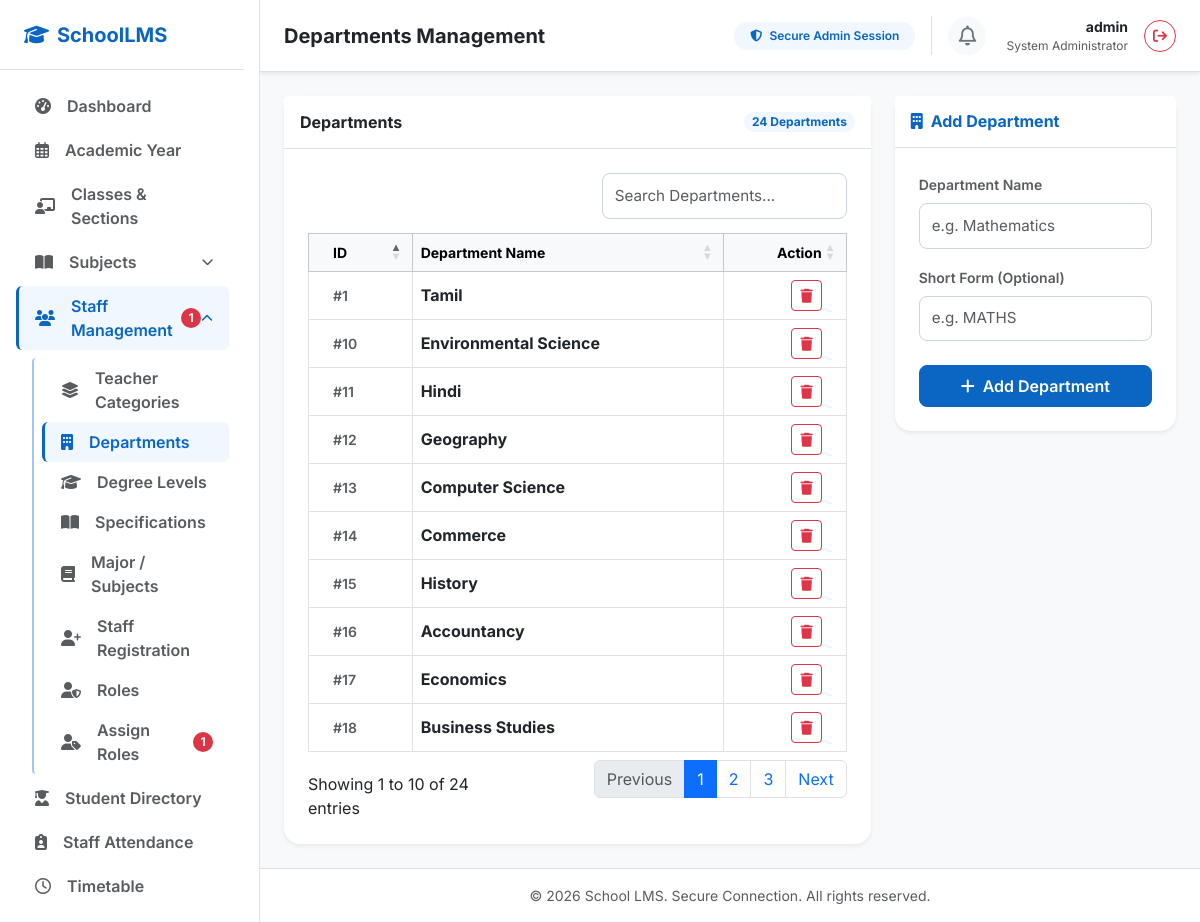
The page /admin/departments (signed in) on the database its author committed.
### app.py (models this page shows, shortened)
class Department(db.Model):
    __tablename__ = 'departments'
    id = db.Column(db.Integer, primary_key=True)
    name = db.Column(db.String(100), unique=True, nullable=False)
    short_form = db.Column(db.String(20), nullable=True)
    staff_members = db.relationship('Staff', backref='department', lazy=True)

### app.py (the view)
@app.route('/admin/departments')
def departments():
    if not session.get('admin_logged_in'):
        flash("Access denied. Please log in first.", "warning")
        return redirect(url_for('login'))
    departments = Department.query.order_by(Department.name).all()
    return render_template('admin/departments.html', departments=departments, admin_username=session.get('admin_username'))

### templates/admin/departments.html (shortened to what this page needs)
{% extends "admin/base.html" %}
{% block header_title %}Departments Management{% endblock %}
{% block extra_css %}
<link rel="stylesheet" href="https://cdn.datatables.net/1.13.6/css/dataTables.bootstrap5.min.css">
{% endblock %}
{% block content %}
<div class="row g-4">
    <div class="col-lg-8">
        <div class="card border-0 shadow-sm rounded-4 bg-white">
            <div class="card-header bg-white border-bottom py-3 d-flex justify-content-between align-items-center">
                <h6 class="fw-bold text-dark mb-0">Departments</h6>
                <span class="badge bg-blue-light text-blue-primary rounded-pill">{{ departments|length }} Departments</span>
            </div>
            <div class="card-body p-4">
                <div class="table-responsive">
                    <table id="departmentsTable" class="table table-bordered table-hover align-middle mb-0 w-100">
                        <thead class="table-light text-muted fw-semibold small">
                            <tr>
                                <th class="ps-4">ID</th>
                                <th>Department Name</th>
                                <th class="text-end pe-4">Action</th>
                            </tr>
                        </thead>
                        <tbody>
                            {% for dept in departments %}
                                <tr>
                                    <td class="ps-4 text-muted small fw-semibold">#{{ dept.id }}</td>
                                    <td class="fw-bold text-dark">
                                        {{ dept.name }}
                                    </td>
                                    <td class="text-end pe-4">
                                        <form method="POST" action="{{ url_for('delete_department', id=dept.id) }}" class="d-inline" onsubmit="return confirm('Are you sure you want to delete this department? Warning: This will fail if staff are assigned to it.');">
                                            <button type="submit" class="btn btn-sm btn-outline-danger"><i class="fa-solid fa-trash"></i></button>
                                        </form>
                                    </td>
                                </tr>
                            {% endfor %}
                        </tbody>
                    </table>
                </div>
            </div>
        </div>
    </div>
    <div class="col-lg-4">
        <div class="card border-0 shadow-sm rounded-4 bg-white">
            <div class="card-header bg-white border-bottom py-3">
                <h6 class="fw-bold text-blue-primary mb-0">
                    <i class="fa-solid fa-building me-2"></i>Add Department
                </h6>
            </div>
            <div class="card-body p-4">
                <form method="POST" action="{{ url_for('add_department') }}" class="needs-validation" novalidate>
                    <div class="mb-3">
                        <label for="department_name" class="form-label fw-semibold text-muted small">Department Name</label>
                        <input type="text" class="form-control" id="department_name" name="name" placeholder="e.g. Mathematics" oninput="this.value = this.value.toUpperCase()" required>
                    </div>
                    <div class="mb-4">
                        <label for="short_form" class="form-label fw-semibold text-muted small">Short Form (Optional)</label>
                        <input type="text" class="form-control" id="short_form" name="short_form" placeholder="e.g. MATHS" oninput="this.value = this.value.toUpperCase()">
                    </div>
                    <button type="submit" class="btn btn-blue-primary w-100 py-2 fw-semibold">
                        <i class="fa-solid fa-plus me-1"></i> Add Department
                    </button>
                </form>
            </div>
        </div>
    </div>
</div>
{% endblock %}

### static/css/style.css (style rules this page uses)
:root { --blue-primary: #0a66c2; --blue-hover: #004182; --blue-dark: #002244; --blue-light: #f0f7fe; --blue-accent: #3b82f6; --bg-light: #f8fafc; --text-dark: #1e293b; --text-muted: #64748b; --success-light: #d1fae5; --success-text: #065f46; --warning-light: #fef3c7; --warning-text: #92400e; --info-light: #e0f2fe; --info-text: #0369a1; }
body { font-family: 'Inter', sans-serif; color: var(--text-dark); background-color: var(--bg-light) !important; }
.text-blue-primary { color: var(--blue-primary) !important; }
.bg-blue-light { background-color: var(--blue-light) !important; }
.btn-blue-primary { background-color: var(--blue-primary); border-color: var(--blue-primary); color: #ffffff; transition: all 0.2s ease-in-out; border-radius: 8px; }
.form-control { font-size: 0.95rem; padding: 0.65rem 0.75rem; border: 1px solid #cbd5e1; border-radius: 8px; transition: all 0.15s ease-in-out; }

### rows shown on the page
Department: id "16", name "Accountancy"
Department: id "18", name "Business Studies"
Department: id "14", name "Commerce"
Department: id "13", name "Computer Science"
Department: id "17", name "Economics"
Department: id "10", name "Environmental Science"
Department: id "12", name "Geography"
Department: id "11", name "Hindi"
Department: id "15", name "History"
Department: id "1", name "Tamil"

### other values the page prints
{{ unassigned_staff_count }} "1"
{{ admin_username or 'Admin' }} "admin"
{{ departments|length }} "24"
